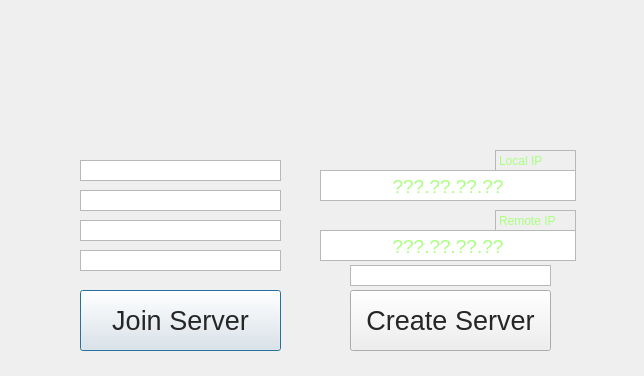
<?xml version="1.0" encoding="UTF-8"?>
<ui version="4.0">
 <class>SPCTF</class>
 <widget class="QDialog" name="SPCTF">
  <property name="enabled">
   <bool>true</bool>
  </property>
  <property name="geometry">
   <rect>
    <x>0</x>
    <y>0</y>
    <width>644</width>
    <height>376</height>
   </rect>
  </property>
  <property name="minimumSize">
   <size>
    <width>644</width>
    <height>376</height>
   </size>
  </property>
  <property name="maximumSize">
   <size>
    <width>644</width>
    <height>376</height>
   </size>
  </property>
  <property name="windowTitle">
   <string>SPCTF</string>
  </property>
  <property name="windowIcon">
   <iconset>
    <normaloff>:/SPCTF Logo/Dragon_Eye_Intelligence1(S).png</normaloff>:/SPCTF Logo/Dragon_Eye_Intelligence1(S).png</iconset>
  </property>
  <property name="autoFillBackground">
   <bool>false</bool>
  </property>
  <property name="styleSheet">
   <string notr="true">background-image: url(:/SPCTF Logo/RAW IMG/bg.png);</string>
  </property>
  <widget class="QPushButton" name="Join_Server_Button">
   <property name="geometry">
    <rect>
     <x>80</x>
     <y>290</y>
     <width>201</width>
     <height>61</height>
    </rect>
   </property>
   <property name="font">
    <font>
     <family>Microsoft Sans Serif</family>
     <pointsize>20</pointsize>
    </font>
   </property>
   <property name="autoFillBackground">
    <bool>false</bool>
   </property>
   <property name="styleSheet">
    <string notr="true">background-image: url(:/SPCTF Logo/RAW IMG/color2.png);
color: rgb(38, 38, 38);</string>
   </property>
   <property name="text">
    <string>Join Server</string>
   </property>
  </widget>
  <widget class="QPushButton" name="Create_Server_Button">
   <property name="geometry">
    <rect>
     <x>350</x>
     <y>290</y>
     <width>201</width>
     <height>61</height>
    </rect>
   </property>
   <property name="font">
    <font>
     <family>Microsoft Sans Serif</family>
     <pointsize>20</pointsize>
    </font>
   </property>
   <property name="autoFillBackground">
    <bool>false</bool>
   </property>
   <property name="styleSheet">
    <string notr="true">background-image: url(:/SPCTF Logo/RAW IMG/color2.png);
color: rgb(38, 38, 38);</string>
   </property>
   <property name="text">
    <string>Create Server</string>
   </property>
   <property name="default">
    <bool>false</bool>
   </property>
  </widget>
  <widget class="QPlainTextEdit" name="Join_Server_IP">
   <property name="geometry">
    <rect>
     <x>80</x>
     <y>160</y>
     <width>201</width>
     <height>21</height>
    </rect>
   </property>
   <property name="autoFillBackground">
    <bool>false</bool>
   </property>
   <property name="styleSheet">
    <string notr="true">color: rgb(170, 255, 127);
background-image: url(:/SPCTF Logo/RAW IMG/color.png);</string>
   </property>
   <property name="inputMethodHints">
    <set>Qt::ImhNone</set>
   </property>
   <property name="frameShape">
    <enum>QFrame::StyledPanel</enum>
   </property>
   <property name="frameShadow">
    <enum>QFrame::Sunken</enum>
   </property>
   <property name="verticalScrollBarPolicy">
    <enum>Qt::ScrollBarAlwaysOff</enum>
   </property>
   <property name="horizontalScrollBarPolicy">
    <enum>Qt::ScrollBarAlwaysOff</enum>
   </property>
   <property name="tabChangesFocus">
    <bool>true</bool>
   </property>
   <property name="documentTitle">
    <string/>
   </property>
   <property name="plainText">
    <string/>
   </property>
   <property name="backgroundVisible">
    <bool>false</bool>
   </property>
   <property name="placeholderText">
    <string>Server IP:</string>
   </property>
  </widget>
  <widget class="QPlainTextEdit" name="Join_Server_Port">
   <property name="geometry">
    <rect>
     <x>80</x>
     <y>190</y>
     <width>201</width>
     <height>21</height>
    </rect>
   </property>
   <property name="autoFillBackground">
    <bool>true</bool>
   </property>
   <property name="styleSheet">
    <string notr="true">background-image: url(:/SPCTF Logo/RAW IMG/color.png);
color: rgb(170, 255, 127);</string>
   </property>
   <property name="inputMethodHints">
    <set>Qt::ImhNone</set>
   </property>
   <property name="verticalScrollBarPolicy">
    <enum>Qt::ScrollBarAlwaysOff</enum>
   </property>
   <property name="horizontalScrollBarPolicy">
    <enum>Qt::ScrollBarAlwaysOff</enum>
   </property>
   <property name="tabChangesFocus">
    <bool>true</bool>
   </property>
   <property name="plainText">
    <string/>
   </property>
   <property name="backgroundVisible">
    <bool>true</bool>
   </property>
   <property name="placeholderText">
    <string>Server Port:</string>
   </property>
  </widget>
  <widget class="QPlainTextEdit" name="Join_Server_Username">
   <property name="geometry">
    <rect>
     <x>80</x>
     <y>220</y>
     <width>201</width>
     <height>21</height>
    </rect>
   </property>
   <property name="autoFillBackground">
    <bool>true</bool>
   </property>
   <property name="styleSheet">
    <string notr="true">background-image: url(:/SPCTF Logo/RAW IMG/color.png);
color: rgb(170, 255, 127);</string>
   </property>
   <property name="inputMethodHints">
    <set>Qt::ImhNone</set>
   </property>
   <property name="verticalScrollBarPolicy">
    <enum>Qt::ScrollBarAlwaysOff</enum>
   </property>
   <property name="horizontalScrollBarPolicy">
    <enum>Qt::ScrollBarAlwaysOff</enum>
   </property>
   <property name="tabChangesFocus">
    <bool>true</bool>
   </property>
   <property name="plainText">
    <string/>
   </property>
   <property name="backgroundVisible">
    <bool>true</bool>
   </property>
   <property name="placeholderText">
    <string>Username:</string>
   </property>
  </widget>
  <widget class="QPlainTextEdit" name="Join_Server_Password">
   <property name="geometry">
    <rect>
     <x>80</x>
     <y>250</y>
     <width>201</width>
     <height>21</height>
    </rect>
   </property>
   <property name="autoFillBackground">
    <bool>true</bool>
   </property>
   <property name="styleSheet">
    <string notr="true">background-image: url(:/SPCTF Logo/RAW IMG/color.png);
color: rgb(170, 255, 127);</string>
   </property>
   <property name="inputMethodHints">
    <set>Qt::ImhNone</set>
   </property>
   <property name="verticalScrollBarPolicy">
    <enum>Qt::ScrollBarAlwaysOff</enum>
   </property>
   <property name="horizontalScrollBarPolicy">
    <enum>Qt::ScrollBarAlwaysOff</enum>
   </property>
   <property name="tabChangesFocus">
    <bool>true</bool>
   </property>
   <property name="plainText">
    <string/>
   </property>
   <property name="backgroundVisible">
    <bool>true</bool>
   </property>
   <property name="placeholderText">
    <string>Password:</string>
   </property>
  </widget>
  <widget class="QPlainTextEdit" name="Create_Server_Port">
   <property name="geometry">
    <rect>
     <x>350</x>
     <y>265</y>
     <width>201</width>
     <height>21</height>
    </rect>
   </property>
   <property name="autoFillBackground">
    <bool>false</bool>
   </property>
   <property name="styleSheet">
    <string notr="true">color: rgb(170, 255, 127);
background-image: url(:/SPCTF Logo/color.png);</string>
   </property>
   <property name="inputMethodHints">
    <set>Qt::ImhNone</set>
   </property>
   <property name="verticalScrollBarPolicy">
    <enum>Qt::ScrollBarAlwaysOff</enum>
   </property>
   <property name="horizontalScrollBarPolicy">
    <enum>Qt::ScrollBarAlwaysOff</enum>
   </property>
   <property name="tabChangesFocus">
    <bool>true</bool>
   </property>
   <property name="plainText">
    <string/>
   </property>
   <property name="backgroundVisible">
    <bool>true</bool>
   </property>
   <property name="placeholderText">
    <string>Server Port:</string>
   </property>
  </widget>
  <widget class="QTextBrowser" name="Your_IP">
   <property name="geometry">
    <rect>
     <x>320</x>
     <y>170</y>
     <width>256</width>
     <height>31</height>
    </rect>
   </property>
   <property name="font">
    <font>
     <pointsize>17</pointsize>
    </font>
   </property>
   <property name="autoFillBackground">
    <bool>true</bool>
   </property>
   <property name="styleSheet">
    <string notr="true">color: rgb(170, 255, 127);
background-image: url(:/SPCTF Logo/color.png);</string>
   </property>
   <property name="frameShape">
    <enum>QFrame::StyledPanel</enum>
   </property>
   <property name="frameShadow">
    <enum>QFrame::Plain</enum>
   </property>
   <property name="verticalScrollBarPolicy">
    <enum>Qt::ScrollBarAlwaysOff</enum>
   </property>
   <property name="horizontalScrollBarPolicy">
    <enum>Qt::ScrollBarAlwaysOff</enum>
   </property>
   <property name="html">
    <string>&lt;!DOCTYPE HTML PUBLIC &quot;-//W3C//DTD HTML 4.0//EN&quot; &quot;http://www.w3.org/TR/REC-html40/strict.dtd&quot;&gt;
&lt;html&gt;&lt;head&gt;&lt;meta name=&quot;qrichtext&quot; content=&quot;1&quot; /&gt;&lt;style type=&quot;text/css&quot;&gt;
p, li { white-space: pre-wrap; }
&lt;/style&gt;&lt;/head&gt;&lt;body style=&quot; font-family:'MS Shell Dlg 2'; font-size:17pt; font-weight:400; font-style:normal;&quot;&gt;
&lt;p align=&quot;center&quot; style=&quot; margin-top:0px; margin-bottom:0px; margin-left:0px; margin-right:0px; -qt-block-indent:0; text-indent:0px;&quot;&gt;&lt;span style=&quot; font-size:14pt;&quot;&gt;???.??.??.??&lt;/span&gt;&lt;/p&gt;&lt;/body&gt;&lt;/html&gt;</string>
   </property>
  </widget>
  <widget class="QLabel" name="LocalIPLabel">
   <property name="geometry">
    <rect>
     <x>495</x>
     <y>150</y>
     <width>81</width>
     <height>21</height>
    </rect>
   </property>
   <property name="styleSheet">
    <string notr="true">color: rgb(170, 255, 127);
background-image: url(:/SPCTF Logo/color.png);
border-bottom-color: rgb(25, 25, 25);</string>
   </property>
   <property name="frameShape">
    <enum>QFrame::StyledPanel</enum>
   </property>
   <property name="text">
    <string>Local IP</string>
   </property>
  </widget>
  <widget class="QTextBrowser" name="Your_IP_2">
   <property name="geometry">
    <rect>
     <x>320</x>
     <y>230</y>
     <width>256</width>
     <height>31</height>
    </rect>
   </property>
   <property name="font">
    <font>
     <pointsize>17</pointsize>
    </font>
   </property>
   <property name="autoFillBackground">
    <bool>true</bool>
   </property>
   <property name="styleSheet">
    <string notr="true">color: rgb(170, 255, 127);
background-image: url(:/SPCTF Logo/color.png);</string>
   </property>
   <property name="frameShape">
    <enum>QFrame::StyledPanel</enum>
   </property>
   <property name="frameShadow">
    <enum>QFrame::Plain</enum>
   </property>
   <property name="verticalScrollBarPolicy">
    <enum>Qt::ScrollBarAlwaysOff</enum>
   </property>
   <property name="horizontalScrollBarPolicy">
    <enum>Qt::ScrollBarAlwaysOff</enum>
   </property>
   <property name="html">
    <string>&lt;!DOCTYPE HTML PUBLIC &quot;-//W3C//DTD HTML 4.0//EN&quot; &quot;http://www.w3.org/TR/REC-html40/strict.dtd&quot;&gt;
&lt;html&gt;&lt;head&gt;&lt;meta name=&quot;qrichtext&quot; content=&quot;1&quot; /&gt;&lt;style type=&quot;text/css&quot;&gt;
p, li { white-space: pre-wrap; }
&lt;/style&gt;&lt;/head&gt;&lt;body style=&quot; font-family:'MS Shell Dlg 2'; font-size:17pt; font-weight:400; font-style:normal;&quot;&gt;
&lt;p align=&quot;center&quot; style=&quot; margin-top:0px; margin-bottom:0px; margin-left:0px; margin-right:0px; -qt-block-indent:0; text-indent:0px;&quot;&gt;&lt;span style=&quot; font-size:14pt;&quot;&gt;???.??.??.??&lt;/span&gt;&lt;/p&gt;&lt;/body&gt;&lt;/html&gt;</string>
   </property>
  </widget>
  <widget class="QLabel" name="RemoteIPLabel">
   <property name="geometry">
    <rect>
     <x>495</x>
     <y>210</y>
     <width>81</width>
     <height>21</height>
    </rect>
   </property>
   <property name="styleSheet">
    <string notr="true">color: rgb(170, 255, 127);
background-image: url(:/SPCTF Logo/color.png);
border-bottom-color: rgb(25, 25, 25);</string>
   </property>
   <property name="frameShape">
    <enum>QFrame::StyledPanel</enum>
   </property>
   <property name="text">
    <string>Remote IP</string>
   </property>
  </widget>
  <zorder>Join_Server_Button</zorder>
  <zorder>Create_Server_Button</zorder>
  <zorder>Join_Server_Port</zorder>
  <zorder>Join_Server_Username</zorder>
  <zorder>Join_Server_Password</zorder>
  <zorder>Create_Server_Port</zorder>
  <zorder>Your_IP</zorder>
  <zorder>Join_Server_IP</zorder>
  <zorder>LocalIPLabel</zorder>
  <zorder>Your_IP_2</zorder>
  <zorder>RemoteIPLabel</zorder>
 </widget>
 <tabstops>
  <tabstop>Join_Server_IP</tabstop>
  <tabstop>Join_Server_Port</tabstop>
  <tabstop>Join_Server_Username</tabstop>
  <tabstop>Join_Server_Password</tabstop>
  <tabstop>Join_Server_Button</tabstop>
  <tabstop>Your_IP</tabstop>
  <tabstop>Your_IP_2</tabstop>
  <tabstop>Create_Server_Port</tabstop>
  <tabstop>Create_Server_Button</tabstop>
 </tabstops>
 <resources>
  <include location="Res.qrc"/>
 </resources>
 <connections/>
</ui>
